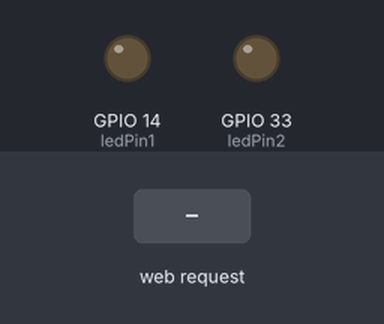
The sketch below on a simulated ESP32. On the bench: output pins drawn as LEDs (lit = HIGH). The test bench sets the inputs (shaded band). What the sketch prints to the serial monitor is not drawn.

Above: at 1.2 s.
1.3 s: HTTP request GET /liga1 received
At 2.0 s:
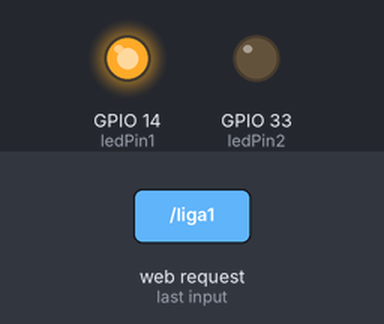
2.8 s: HTTP request GET /liga2 received
At 3.1 s:
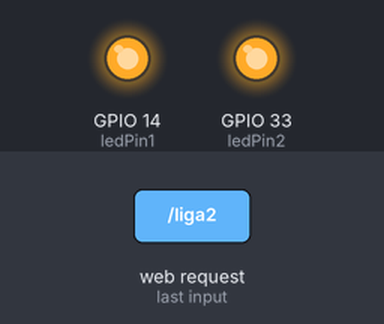
4.3 s: HTTP request GET /desliga1 received
At 5.5 s:
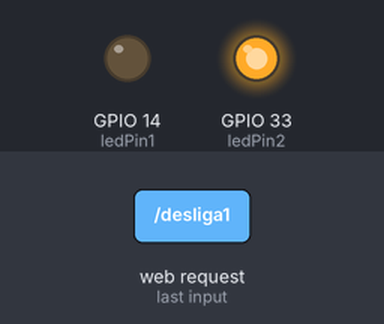
5.8 s: HTTP request GET /desliga2 received
At 6.6 s:
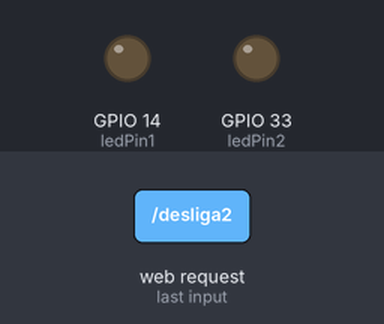
Timing chart, 0 to 8.3 s (numbered marks = the images above; inputs shaded):
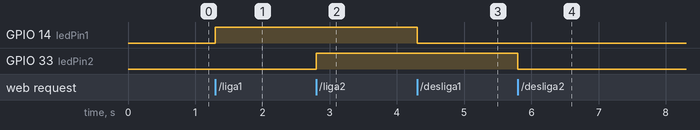

Measured:
- after the input at 1.3 s, GPIO 14 (ledPin1): LOW → HIGH at once
- after the input at 2.8 s, GPIO 33 (ledPin2): LOW → HIGH at once
- after the input at 4.3 s, GPIO 14 (ledPin1): HIGH → LOW at once
- after the input at 5.8 s, GPIO 33 (ledPin2): HIGH → LOW at once

The sketch:

serverESP32.ino
```cpp
#include <WiFi.h>
#include <WebServer.h>

//Nome e senha do ponto de acesso
const char* ssid = "IoT01-Senac-Ingrid";
const char* password = "12345678";

//Define o pino do LED
const int ledPin1 = 14;
const int ledPin2 = 33;

//Criar um servidor web na porta 80
WebServer server(80);

//Página HTML que vai ser exibida nesse servidor
String htmlPage = R"rawliteral(
<!DOCTYPE html>
<html lang="pt-BR">
<head>
    <meta charset="UTF-8">
    <meta name="viewport" content="width=device-width, initial-scale=1.0">
    <title>Controlando Led</title>
    <style>
        body{
            margin: 0;
            padding: 20px;
            font-family: Arial, Helvetica, sans-serif;
            background-color: #0f172a;
            color: #e5e7eb;
            text-align: center;
        }
        h1 {
            color: #60a5fa;
        }
        p{
            color: #cbd5e1;
            margin-bottom: 30px;
        }
        button{
            color: #fff;
            border: none;
            padding: 14px 24px;
            margin: 8px;
            border-radius: 8px;
            font-size: 16px;
            width: 100%;
            max-width: 220px;
            font-weight: bold;
        }
        .btn-liga{
            background-color: #77b26b;
            color: #0a5c0a;
        }
        .btn-desliga{
            background-color: #f98098;
            color: #b81414;
        }
        h2{
            border-bottom: 1px solid #cbd5e155;
        }
        .title-led1{
            color: #ff0046;
        }
        .title-led2{
            color: #7b68ee;
        }

    </style>
</head>
<body>
    <h1>Turma de IoT01 - Senac L13</h1>
    <p>Voce esta conectado ao Servidor de <strong>Ingrid</strong></p>
    <h2 class="title-led1">LED 1</h2>
    <button onclick="location.href='/liga1'" class="btn-liga">Liga ✅</button>
    <button onclick="location.href='/desliga1'" class="btn-desliga">Desliga ⛔</button>
    <br>
    <h2 class="title-led2">LED 2</h2>
    <button onclick="location.href='/liga2'" class="btn-liga">Liga ✅</button>
    <button onclick="location.href='/desliga2'" class="btn-desliga">Desliga ⛔</button>
</body>
</html>
)rawliteral";

void handleRoot(){
  server.send(200, "text/html", htmlPage);
}

//função para ligar o led
void handleLedOn1(){
  digitalWrite(ledPin1, HIGH);
  server.send(200, "text/html", htmlPage);
}

void handleLedOn2(){
  digitalWrite(ledPin2, HIGH);
  server.send(200, "text/html", htmlPage);
}

//função para desligar o led
void handleLedOff1(){
  digitalWrite(ledPin1, LOW);
  server.send(200, "text/html", htmlPage);
}

void handleLedOff2(){
  digitalWrite(ledPin2, LOW);
  server.send(200, "text/html", htmlPage);
}

void setup() {
  Serial.begin(115200);
  Serial.println("Configurando Access Point");

  //Inicia o Ponto de Acesso
  WiFi.softAP(ssid, password);

  //Exibir o IP do ESP32
  Serial.print("IP do ESP32:");
  Serial.println(WiFi.softAPIP());

  //Definir a rota em que a nossa página vai ser exibida (/)
  server.on("/", handleRoot);
  server.on("/liga1", handleLedOn1);
  server.on("/desliga1", handleLedOff1);
  server.on("/liga2", handleLedOn2);
  server.on("/desliga2", handleLedOff2);

  //iniciar o servidor
  server.begin();
  Serial.println("Servidor web iniciado!");

  //Definindo porta do led como output
  pinMode(ledPin1, OUTPUT);
  pinMode(ledPin2, OUTPUT);
}


void loop() {
  //configuração que mantem o servidor ativo
  server.handleClient();
}
```
